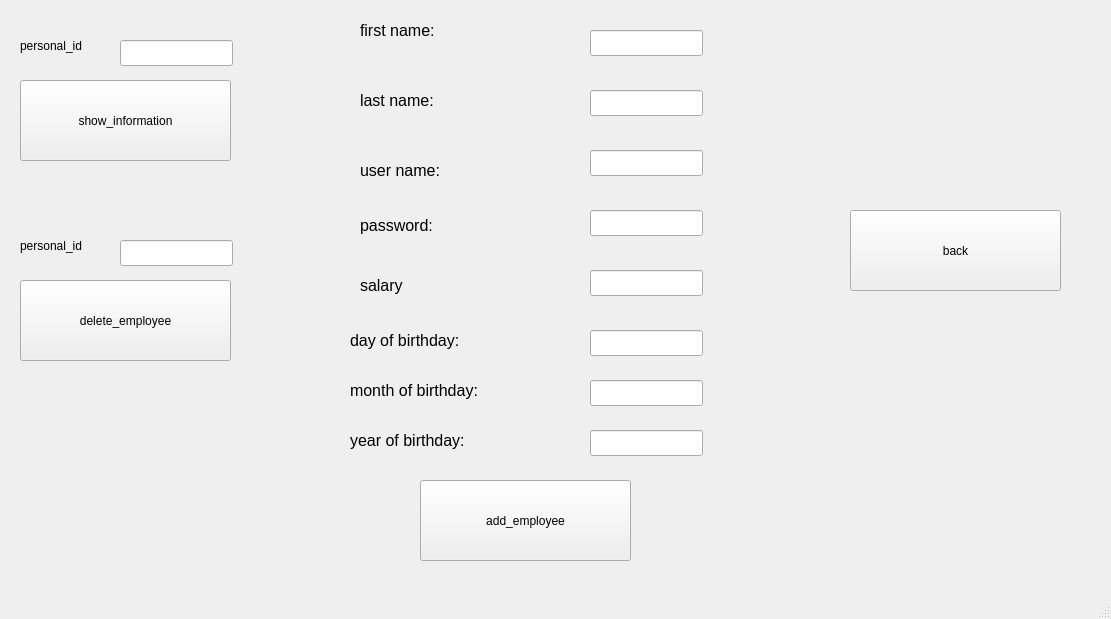
<?xml version="1.0" encoding="UTF-8"?>
<ui version="4.0">
 <class>manager_menu</class>
 <widget class="QMainWindow" name="manager_menu">
  <property name="geometry">
   <rect>
    <x>0</x>
    <y>0</y>
    <width>1111</width>
    <height>619</height>
   </rect>
  </property>
  <property name="windowTitle">
   <string>MainWindow</string>
  </property>
  <widget class="QWidget" name="centralwidget">
   <widget class="QLabel" name="label">
    <property name="geometry">
     <rect>
      <x>20</x>
      <y>30</y>
      <width>111</width>
      <height>31</height>
     </rect>
    </property>
    <property name="text">
     <string>personal_id</string>
    </property>
   </widget>
   <widget class="QPushButton" name="pushButton">
    <property name="geometry">
     <rect>
      <x>20</x>
      <y>80</y>
      <width>211</width>
      <height>81</height>
     </rect>
    </property>
    <property name="text">
     <string>show_information</string>
    </property>
   </widget>
   <widget class="QLineEdit" name="lineEdit">
    <property name="geometry">
     <rect>
      <x>120</x>
      <y>40</y>
      <width>113</width>
      <height>26</height>
     </rect>
    </property>
   </widget>
   <widget class="QPushButton" name="pushButton_2">
    <property name="geometry">
     <rect>
      <x>850</x>
      <y>210</y>
      <width>211</width>
      <height>81</height>
     </rect>
    </property>
    <property name="text">
     <string>back</string>
    </property>
   </widget>
   <widget class="QLineEdit" name="lineEdit_5">
    <property name="geometry">
     <rect>
      <x>590</x>
      <y>210</y>
      <width>113</width>
      <height>26</height>
     </rect>
    </property>
   </widget>
   <widget class="QLineEdit" name="lineEdit_6">
    <property name="geometry">
     <rect>
      <x>590</x>
      <y>330</y>
      <width>113</width>
      <height>26</height>
     </rect>
    </property>
   </widget>
   <widget class="QLineEdit" name="lineEdit_2">
    <property name="geometry">
     <rect>
      <x>590</x>
      <y>30</y>
      <width>113</width>
      <height>26</height>
     </rect>
    </property>
   </widget>
   <widget class="QLabel" name="label_6">
    <property name="geometry">
     <rect>
      <x>350</x>
      <y>320</y>
      <width>151</width>
      <height>41</height>
     </rect>
    </property>
    <property name="font">
     <font>
      <pointsize>12</pointsize>
     </font>
    </property>
    <property name="text">
     <string>day of birthday:</string>
    </property>
   </widget>
   <widget class="QLineEdit" name="lineEdit_7">
    <property name="geometry">
     <rect>
      <x>590</x>
      <y>380</y>
      <width>113</width>
      <height>26</height>
     </rect>
    </property>
   </widget>
   <widget class="QLabel" name="label_8">
    <property name="geometry">
     <rect>
      <x>350</x>
      <y>420</y>
      <width>151</width>
      <height>41</height>
     </rect>
    </property>
    <property name="font">
     <font>
      <pointsize>12</pointsize>
     </font>
    </property>
    <property name="text">
     <string>year of birthday:</string>
    </property>
   </widget>
   <widget class="QLabel" name="label_4">
    <property name="geometry">
     <rect>
      <x>360</x>
      <y>150</y>
      <width>111</width>
      <height>41</height>
     </rect>
    </property>
    <property name="font">
     <font>
      <pointsize>12</pointsize>
     </font>
    </property>
    <property name="text">
     <string>user name:</string>
    </property>
   </widget>
   <widget class="QLabel" name="label_2">
    <property name="geometry">
     <rect>
      <x>360</x>
      <y>10</y>
      <width>91</width>
      <height>41</height>
     </rect>
    </property>
    <property name="font">
     <font>
      <pointsize>12</pointsize>
     </font>
    </property>
    <property name="text">
     <string>first name:</string>
    </property>
   </widget>
   <widget class="QLabel" name="label_3">
    <property name="geometry">
     <rect>
      <x>360</x>
      <y>80</y>
      <width>101</width>
      <height>41</height>
     </rect>
    </property>
    <property name="font">
     <font>
      <pointsize>12</pointsize>
     </font>
    </property>
    <property name="text">
     <string>last name:</string>
    </property>
   </widget>
   <widget class="QLineEdit" name="lineEdit_3">
    <property name="geometry">
     <rect>
      <x>590</x>
      <y>90</y>
      <width>113</width>
      <height>26</height>
     </rect>
    </property>
   </widget>
   <widget class="QLineEdit" name="lineEdit_8">
    <property name="geometry">
     <rect>
      <x>610</x>
      <y>610</y>
      <width>113</width>
      <height>26</height>
     </rect>
    </property>
   </widget>
   <widget class="QLabel" name="label_5">
    <property name="geometry">
     <rect>
      <x>360</x>
      <y>210</y>
      <width>91</width>
      <height>31</height>
     </rect>
    </property>
    <property name="font">
     <font>
      <pointsize>12</pointsize>
     </font>
    </property>
    <property name="text">
     <string>password:</string>
    </property>
   </widget>
   <widget class="QLineEdit" name="lineEdit_4">
    <property name="geometry">
     <rect>
      <x>590</x>
      <y>150</y>
      <width>113</width>
      <height>26</height>
     </rect>
    </property>
   </widget>
   <widget class="QLabel" name="label_7">
    <property name="geometry">
     <rect>
      <x>350</x>
      <y>370</y>
      <width>151</width>
      <height>41</height>
     </rect>
    </property>
    <property name="font">
     <font>
      <pointsize>12</pointsize>
     </font>
    </property>
    <property name="text">
     <string>month of birthday:</string>
    </property>
   </widget>
   <widget class="QPushButton" name="pushButton_5">
    <property name="geometry">
     <rect>
      <x>420</x>
      <y>480</y>
      <width>211</width>
      <height>81</height>
     </rect>
    </property>
    <property name="text">
     <string>add_employee</string>
    </property>
   </widget>
   <widget class="QLineEdit" name="lineEdit_9">
    <property name="geometry">
     <rect>
      <x>590</x>
      <y>430</y>
      <width>113</width>
      <height>26</height>
     </rect>
    </property>
   </widget>
   <widget class="QLabel" name="label_9">
    <property name="geometry">
     <rect>
      <x>360</x>
      <y>270</y>
      <width>91</width>
      <height>31</height>
     </rect>
    </property>
    <property name="font">
     <font>
      <pointsize>12</pointsize>
     </font>
    </property>
    <property name="text">
     <string>salary</string>
    </property>
   </widget>
   <widget class="QLineEdit" name="lineEdit_10">
    <property name="geometry">
     <rect>
      <x>590</x>
      <y>270</y>
      <width>113</width>
      <height>26</height>
     </rect>
    </property>
   </widget>
   <widget class="QPushButton" name="pushButton_3">
    <property name="geometry">
     <rect>
      <x>20</x>
      <y>280</y>
      <width>211</width>
      <height>81</height>
     </rect>
    </property>
    <property name="text">
     <string>delete_employee</string>
    </property>
   </widget>
   <widget class="QLineEdit" name="lineEdit_11">
    <property name="geometry">
     <rect>
      <x>120</x>
      <y>240</y>
      <width>113</width>
      <height>26</height>
     </rect>
    </property>
   </widget>
   <widget class="QLabel" name="label_10">
    <property name="geometry">
     <rect>
      <x>20</x>
      <y>230</y>
      <width>111</width>
      <height>31</height>
     </rect>
    </property>
    <property name="text">
     <string>personal_id</string>
    </property>
   </widget>
  </widget>
  <widget class="QMenuBar" name="menubar">
   <property name="geometry">
    <rect>
     <x>0</x>
     <y>0</y>
     <width>1111</width>
     <height>26</height>
    </rect>
   </property>
  </widget>
  <widget class="QStatusBar" name="statusbar"/>
 </widget>
 <resources/>
 <connections/>
</ui>
